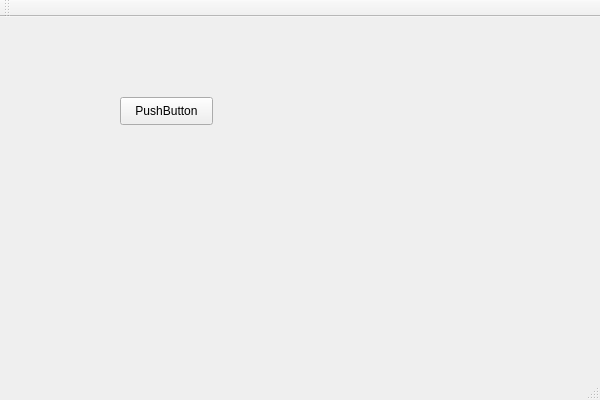
<?xml version="1.0" encoding="UTF-8"?>
<ui version="4.0">
 <class>MmainWindowClass</class>
 <widget class="QMainWindow" name="MmainWindowClass">
  <property name="geometry">
   <rect>
    <x>0</x>
    <y>0</y>
    <width>600</width>
    <height>400</height>
   </rect>
  </property>
  <property name="windowTitle">
   <string>MmainWindow</string>
  </property>
  <widget class="QWidget" name="centralWidget">
   <widget class="QPushButton" name="playButton">
    <property name="geometry">
     <rect>
      <x>120</x>
      <y>80</y>
      <width>93</width>
      <height>28</height>
     </rect>
    </property>
    <property name="text">
     <string>PushButton</string>
    </property>
   </widget>
  </widget>
  <widget class="QMenuBar" name="menuBar">
   <property name="geometry">
    <rect>
     <x>0</x>
     <y>0</y>
     <width>600</width>
     <height>26</height>
    </rect>
   </property>
  </widget>
  <widget class="QToolBar" name="mainToolBar">
   <attribute name="toolBarArea">
    <enum>TopToolBarArea</enum>
   </attribute>
   <attribute name="toolBarBreak">
    <bool>false</bool>
   </attribute>
  </widget>
  <widget class="QStatusBar" name="statusBar"/>
 </widget>
 <layoutdefault spacing="6" margin="11"/>
 <resources>
  <include location="MmainWindow.qrc"/>
 </resources>
 <connections/>
</ui>
